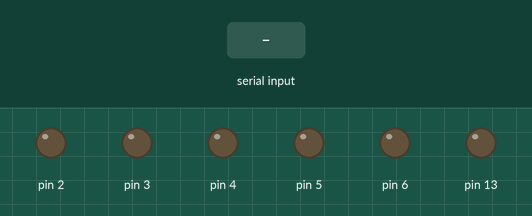
This sketch was run on a simulated Arduino Uno, built with avr-gcc and run on an emulated ATmega328P. Shown: output pins drawn as LEDs (lit = HIGH). The inputs (shaded band) are chosen by the test bench.

Above: at 1.2 s.
1.3 s: "1\n" received over Serial
At 2.1 s:
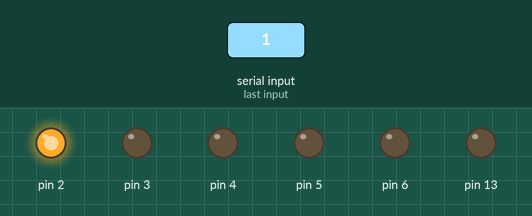
3.8 s: "2\n" received over Serial
At 4.6 s:
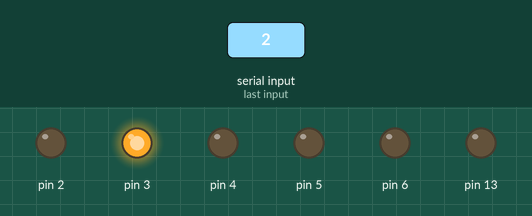
6.3 s: "3\n" received over Serial
At 7.1 s:
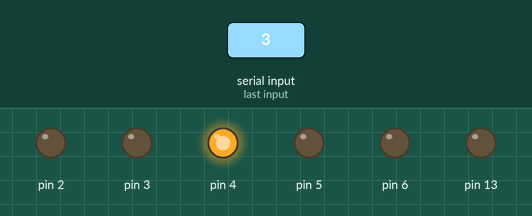
8.8 s: "4\n" received over Serial
At 9.6 s:
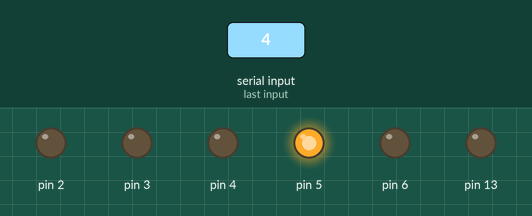
11.3 s: "5\n" received over Serial
At 12.1 s:
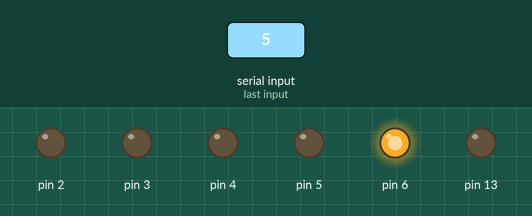
Timing chart, 0 to 14.3 s (numbered marks = the images above; inputs shaded):
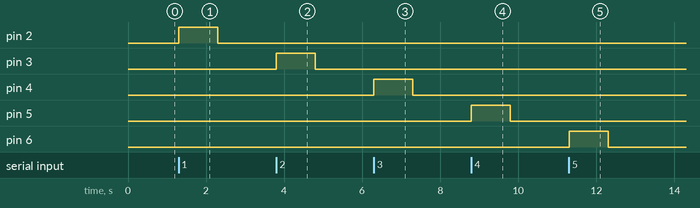

The sketch:

arduinoFingerLink.ino
```cpp
void setup() {
  // put your setup code here, to run once:
  Serial.begin(9600);
  pinMode(2,OUTPUT);
  pinMode(3,OUTPUT);
  pinMode(4,OUTPUT);
  pinMode(5,OUTPUT);
  pinMode(6,OUTPUT);
  pinMode(13,OUTPUT);
}

void loop() {
  // put your main code here, to run repeatedly:
  if(Serial.available()){
    int val = Serial.parseInt();
    if(val == 1){
      digitalWrite(2,HIGH);
    }else if(val == 2){
      digitalWrite(3,HIGH);
    }else if(val == 3){
      digitalWrite(4,HIGH);
    }else if(val == 4){
      digitalWrite(5,HIGH);
    }else if(val == 5){
      digitalWrite(6,HIGH);
    }else if(val == 0){
      digitalWrite(2,LOW);
      digitalWrite(3,LOW);
      digitalWrite(4,LOW);
      digitalWrite(5,LOW);
      digitalWrite(6,LOW);
    }
  }
}
```

Measured:
- after the input at 1.3 s, pin 2: LOW → HIGH at once, → LOW 1.0 s later
- after the input at 3.8 s, pin 3: LOW → HIGH at once, → LOW 1.0 s later
- after the input at 6.3 s, pin 4: LOW → HIGH at once, → LOW 1.0 s later
- after the input at 8.8 s, pin 5: LOW → HIGH at once, → LOW 1.0 s later
- after the input at 11.3 s, pin 6: LOW → HIGH at once, → LOW 1.0 s later
